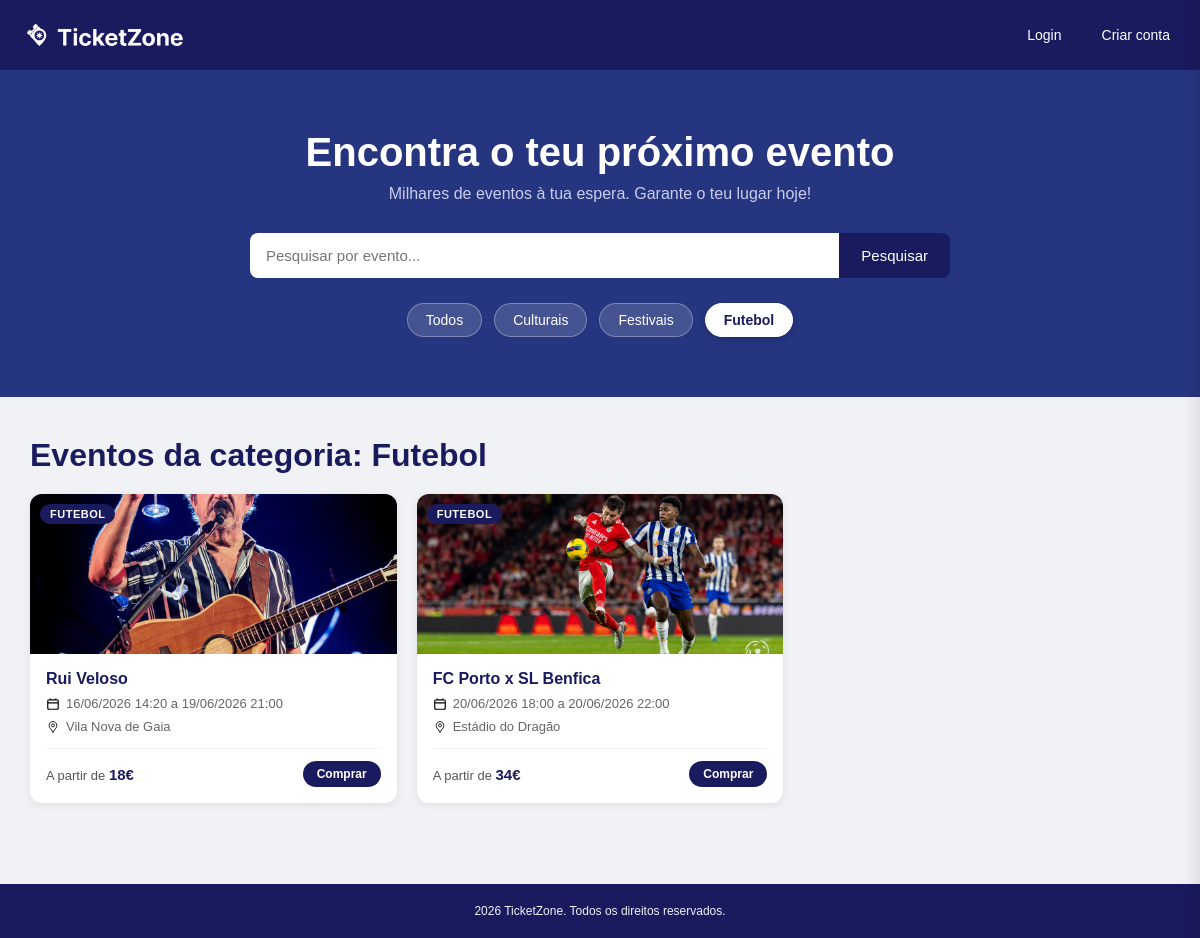
/index.php?categoria=2, run on the app's committed database.
### tables this page shows
CREATE TABLE categorias (
        id INTEGER PRIMARY KEY AUTOINCREMENT,
        nome TEXT NOT NULL UNIQUE
    );

CREATE TABLE "eventos" (
            id INTEGER PRIMARY KEY AUTOINCREMENT,
            nome TEXT NOT NULL,
            descricao TEXT,
            data_inicio TEXT NOT NULL,
            data_fim TEXT NOT NULL,
            local TEXT NOT NULL,
            imagem TEXT,
            estado TEXT DEFAULT 'ativo' CHECK(estado IN ('ativo', 'cancelado', 'expirado')),
            id_categoria INTEGER,
            id_admin INTEGER,
            FOREIGN KEY (id_categoria) REFERENCES categorias(id),
            FOREIGN KEY (id_admin) REFERENCES utilizadores(id)
        );

### scripts/carregar_eventos_homepage.php (called while the page is built, shortened)
<?php
$lista_eventos = [];
$lista_categorias = [];
$termo_pesquisa = isset($_GET['q']) ? trim($_GET['q']) : '';
$id_categoria_filtro = isset($_GET['categoria']) ? (int)$_GET['categoria'] : 0;
$hoje = date('Y-m-d');
try {
    $db = new SQLite3(__DIR__ . '/../ticketzone.db');
    $db->exec("PRAGMA foreign_keys = ON;");
    $res_categorias = $db->query("SELECT id, nome FROM categorias ORDER BY nome ASC");
    while ($cat = $res_categorias->fetchArray(SQLITE3_ASSOC)) {
        $lista_categorias[] = $cat;
    }
    $query = "
        SELECT
            e.id,
            e.nome,
            e.data_inicio,
            e.data_fim,
            e.local,
            e.imagem,
            c.nome AS categoria_nome,
            (SELECT MIN(preco) FROM tipos_bilhete WHERE id_evento = e.id AND qtd_disponivel > 0) AS preco_minimo
        FROM eventos e
        LEFT JOIN categorias c ON e.id_categoria = c.id
        WHERE e.estado = 'ativo'
          -- VALIDAÇÃO DE DATA: Ignora se a data de fim (ou de início) for menor que hoje
          AND (e.data_fim >= :hoje OR e.data_inicio >= :hoje)
          -- VALIDAÇÃO DE STOCK: O evento tem de ter pelo menos 1 bilhete disponível
          AND EXISTS (
              SELECT 1 FROM tipos_bilhete
              WHERE id_evento = e.id AND qtd_disponivel > 0
          )
    ";
    if ($id_categoria_filtro > 0) {
        $query .= " AND e.id_categoria = :categoria";
    }
    $query .= " ORDER BY e.data_inicio ASC";
    $stmt = $db->prepare($query);
    $stmt->bindValue(':hoje', $hoje, SQLITE3_TEXT);
    if ($id_categoria_filtro > 0) {
        $stmt->bindValue(':categoria', $id_categoria_filtro, SQLITE3_INTEGER);
    }
    $resultado = $stmt->execute();
    while ($linha = $resultado->fetchArray(SQLITE3_ASSOC)) {
        $lista_eventos[] = $linha;
    }
} catch (Exception $e) {
}
?>

### index.php (the view, shortened to what this page needs)
<?php
include 'scripts/carregar_eventos_homepage.php';
?>
<!DOCTYPE html>
<html lang="pt">
<head>
    <link rel="stylesheet" href="styles/style.css">
</head>
<body>
    <?php include 'scripts/header.php'; ?>
    <div id="zona-pesquisa">
        <h1>Encontra o teu próximo evento</h1>
        <p>Milhares de eventos à tua espera. Garante o teu lugar hoje!</p>
        <div id="barra-procura">
            <form method="GET" action="index.php" style="display: flex; width: 100%;">
                <input type="text" name="q" placeholder="Pesquisar por evento..." value="<?php echo htmlspecialchars($termo_pesquisa); ?>" style="flex: 1; border-radius: 8px 0 0 8px;">
                <button type="submit" style="border-radius: 0 8px 8px 0;">Pesquisar</button>
            </form>
        </div>
        <div class="filtros-categoria">
            <a href="index.php<?php echo $termo_pesquisa !== '' ? '?q=' . urlencode($termo_pesquisa) : ''; ?>"
               class="badge-filtro <?php echo $id_categoria_filtro === 0 ? 'ativo' : ''; ?>">
               Todos
            </a>
            <?php foreach ($lista_categorias as $cat): ?>
                <?php
                    $link_filtro = 'index.php?categoria=' . $cat['id'];
                ?>
                <a href="<?php echo $link_filtro; ?>"
                   class="badge-filtro <?php echo $id_categoria_filtro === $cat['id'] ? 'ativo' : ''; ?>">
                   <?php echo htmlspecialchars($cat['nome']); ?>
                </a>
            <?php endforeach; ?>
        </div>
    </div>
    <div id="conteudo-eventos">
        <h1>
            <?php
            if ($termo_pesquisa !== '' && $id_categoria_filtro > 0) {
                $nome_cat_atual = array_column($lista_categorias, 'nome', 'id')[$id_categoria_filtro] ?? 'Categoria';
                echo 'Resultados de "' . htmlspecialchars($termo_pesquisa) . '" em ' . htmlspecialchars($nome_cat_atual);
            } elseif ($termo_pesquisa !== '') {
                echo 'Resultados da pesquisa para: "' . htmlspecialchars($termo_pesquisa) . '"';
            } elseif ($id_categoria_filtro > 0) {
                $nome_cat_atual = array_column($lista_categorias, 'nome', 'id')[$id_categoria_filtro] ?? 'Categoria';
                echo 'Eventos da categoria: ' . htmlspecialchars($nome_cat_atual);
            } else {
                echo 'Eventos em Destaque';
            }
            ?>
        </h1>
        <div id="bloco-cards">
            <?php if (empty($lista_eventos)): ?>
                <p style="text-align: center; width: 100%; color: #666; font-size: 18px; padding: 40px 0;">
                </p>
            <?php else: ?>
                <?php foreach ($lista_eventos as $evento): ?>
                    <a href="compra.php?id=<?php echo $evento['id']; ?>" class="card">
                        <div class="card-imagem">
                            <img src="<?php echo htmlspecialchars($evento['imagem']); ?>" alt="<?php echo htmlspecialchars($evento['nome']); ?>">
                            <span class="card-badge"><?php echo htmlspecialchars($evento['categoria_nome']); ?></span>
                        </div>
                        <div class="card-info">
                            <h3 class="card-titulo"><?php echo htmlspecialchars($evento['nome']); ?></h3>
                            <div class="card-detalhe">
                                <img src="assets/calendario.svg" alt="data" class="icone-detalhe">
                                <span>
                                    <?php
                                    $inicio_formatado = date('d/m/Y H:i', strtotime($evento['data_inicio']));
                                    if (!empty($evento['data_fim']) && $evento['data_fim'] !== $evento['data_inicio']) {
                                        $fim_formatado = date('d/m/Y H:i', strtotime($evento['data_fim']));
                                        echo htmlspecialchars($inicio_formatado . ' a ' . $fim_formatado);
                                    } else {
                                        echo htmlspecialchars($inicio_formatado);
                                    }
                                    ?>
                                </span>
                            </div>
                            <div class="card-detalhe">
                                <img src="assets/mapa.svg" alt="local" class="icone-detalhe">
                                <span><?php echo htmlspecialchars($evento['local']); ?></span>
                            </div>
                            <div class="card-footer">
                                <span class="card-preco">A partir de <strong><?php echo (int)$evento['preco_minimo']; ?>€</strong></span>
                                <span class="card-btn">Comprar</span>
                            </div>
                        </div>
                    </a>
                <?php endforeach; ?>
            <?php endif; ?>
        </div>
    </div>
    <footer>
        <p>2026 TicketZone. Todos os direitos reservados.</p>
    </footer>
    <?php include 'scripts/carrinho_modal.php'; ?>
</body>
</html>

### styles/style.css (style rules this page uses)
* { margin: 0; padding: 0; box-sizing: border-box; }
body { font-family: Arial, Helvetica, sans-serif; background-color: #f0f2f5; color: #333; }
#zona-pesquisa { background-color: #253580; color: white; text-align: center; padding: 60px 20px; }
#zona-pesquisa h1 { font-size: 40px; margin-bottom: 10px; }
#zona-pesquisa p { font-size: 16px; color: #ccccee; margin-bottom: 30px; }
#barra-procura { display: flex; justify-content: center; max-width: 700px; margin: 0 auto; }
#barra-procura input { width: 70%; padding: 14px 16px; font-size: 15px; border: none; border-radius: 8px 0 0 8px; outline: none; }
#barra-procura button { padding: 14px 22px; background-color: #1a1a5e; color: white; border: none; border-radius: 0 8px 8px 0; font-size: 15px; cursor: pointer; margin-top: 0; }
#conteudo-eventos { padding: 40px 30px; max-width: 1200px; margin: 0 auto; }
#conteudo-eventos h1 { font-size: 32px; color: #1a1a5e; margin-bottom: 20px; }
#bloco-cards { display: flex; flex-wrap: wrap; gap: 20px; }
.card { background-color: white; border-radius: 12px; flex: 0 0 calc((100% - 40px) / 3); display: flex; flex-direction: column; overflow: hidden; text-decoration: none; color: inherit; box-shadow: 0 2px 8px rgba(0,0,0,0.08); transition: transform 0.2s ease, box-shadow 0.2s ease; }
.card-imagem { position: relative; width: 100%; height: 160px; background-color: #d0d4e8; overflow: hidden; }
.card-imagem img { width: 100%; height: 100%; object-fit: cover; display: block; }
.card-badge { position: absolute; top: 10px; left: 10px; background-color: #1a1a5e; color: white; font-size: 11px; font-weight: bold; padding: 4px 10px; border-radius: 20px; text-transform: uppercase; letter-spacing: 0.5px; }
.card-info { padding: 16px; display: flex; flex-direction: column; gap: 8px; flex: 1; }
.card-titulo { font-size: 16px; font-weight: bold; color: #1a1a5e; margin: 0; }
.card-detalhe { display: flex; align-items: center; gap: 6px; font-size: 13px; color: #666; }
.icone-detalhe { width: 14px; height: 14px; flex-shrink: 0; }
.card-footer { display: flex; justify-content: space-between; align-items: center; margin-top: 6px; padding-top: 12px; border-top: 1px solid #f0f2f5; }
.card-preco { font-size: 13px; color: #555; }
.card-preco strong { color: #1a1a5e; font-size: 15px; }
.card-btn { background-color: #1a1a5e; color: white; font-size: 12px; font-weight: bold; padding: 6px 14px; border-radius: 20px; transition: background-color 0.2s; }
footer { text-align: center; padding: 20px; font-size: 12px; color: #f0f2f5; background-color: #1a1a5e; margin-top: 40px; border-top: 1px solid #eee; }
.filtros-categoria { display: flex; flex-wrap: wrap; justify-content: center; gap: 12px; margin-top: 25px; max-width: 800px; margin-left: auto; margin-right: auto; }
.badge-filtro { background-color: rgba(255, 255, 255, 0.15); color: #fff; text-decoration: none; padding: 8px 18px; border-radius: 20px; font-size: 14px; border: 1px solid rgba(255, 255, 255, 0.3); transition: all 0.2s ease; cursor: pointer; }
.badge-filtro.ativo { background-color: #fff; color: #1a1a5e; font-weight: bold; border-color: #fff; box-shadow: 0 2px 6px rgba(0,0,0,0.2); }

### data on the page
categorias: nome "Culturais"
categorias: nome "Festivais"
categorias: nome "Futebol"
eventos: imagem (picture), categoria_nome "FUTEBOL", nome "Rui Veloso", data_inicio+data_fim "16/06/2026 14:20 a 19/06/2026 21:00", local "Vila Nova de Gaia", preco_minimo "18"
eventos: imagem (picture), categoria_nome "FUTEBOL", nome "FC Porto x SL Benfica", data_inicio+data_fim "20/06/2026 18:00 a 20/06/2026 22:00", local "Estádio do Dragão", preco_minimo "34"

### other printed values
$nome_cat_atual "Futebol"
